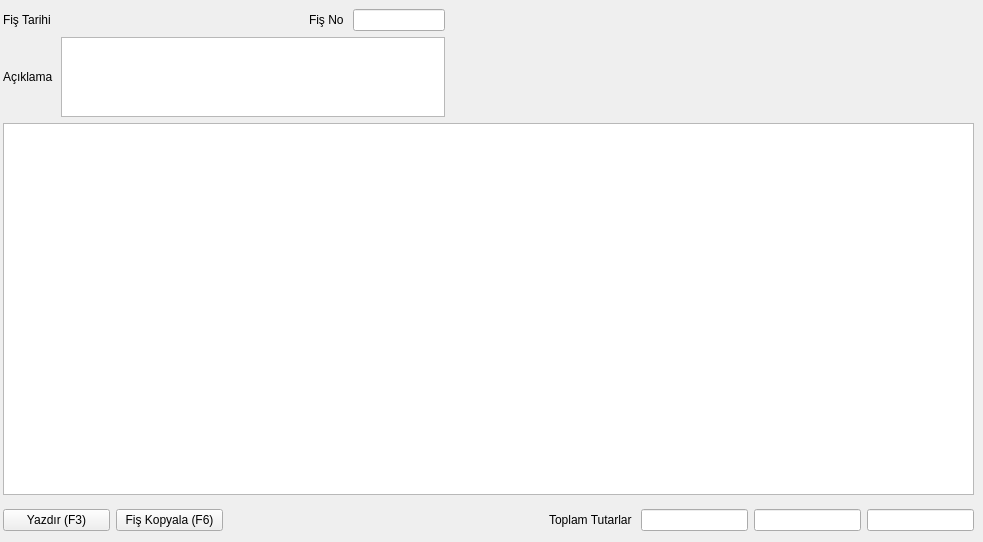
<?xml version="1.0" encoding="UTF-8"?>
<ui version="4.0">
 <class>ISL_DEFTERI_FISI</class>
 <widget class="QDialog" name="ISL_DEFTERI_FISI">
  <property name="windowModality">
   <enum>Qt::NonModal</enum>
  </property>
  <property name="geometry">
   <rect>
    <x>0</x>
    <y>0</y>
    <width>983</width>
    <height>542</height>
   </rect>
  </property>
  <property name="sizePolicy">
   <sizepolicy hsizetype="Expanding" vsizetype="Expanding">
    <horstretch>0</horstretch>
    <verstretch>0</verstretch>
   </sizepolicy>
  </property>
  <property name="windowTitle">
   <string>İşletme Defteri Fişi</string>
  </property>
  <layout class="QGridLayout" name="gridLayout_3" rowstretch="0,10,90,1" columnstretch="100,0">
   <property name="margin">
    <number>3</number>
   </property>
   <item row="0" column="0" colspan="2">
    <widget class="QWidget" name="navigation_button_widget" native="true">
     <property name="sizePolicy">
      <sizepolicy hsizetype="Expanding" vsizetype="Expanding">
       <horstretch>0</horstretch>
       <verstretch>0</verstretch>
      </sizepolicy>
     </property>
    </widget>
   </item>
   <item row="1" column="0">
    <layout class="QGridLayout" name="gridLayout_2" rowstretch="1,2" columnstretch="1,15,1,7,20,5,5,5,5">
     <item row="0" column="0">
      <widget class="QLabel" name="label_fis_tarihi">
       <property name="sizePolicy">
        <sizepolicy hsizetype="Fixed" vsizetype="Fixed">
         <horstretch>0</horstretch>
         <verstretch>0</verstretch>
        </sizepolicy>
       </property>
       <property name="text">
        <string>Fiş Tarihi </string>
       </property>
      </widget>
     </item>
     <item row="0" column="1">
      <widget class="QAdakDate" name="adakDate_fis_tarihi" native="true">
       <property name="sizePolicy">
        <sizepolicy hsizetype="Expanding" vsizetype="Fixed">
         <horstretch>0</horstretch>
         <verstretch>0</verstretch>
        </sizepolicy>
       </property>
       <property name="minimumSize">
        <size>
         <width>242</width>
         <height>0</height>
        </size>
       </property>
       <property name="maximumSize">
        <size>
         <width>240</width>
         <height>30</height>
        </size>
       </property>
       <property name="whatsThis">
        <string>Tarih WidgetÄ± </string>
       </property>
       <property name="QAdakDate" stdset="0">
        <rect>
         <x>0</x>
         <y>0</y>
         <width>100</width>
         <height>100</height>
        </rect>
       </property>
      </widget>
     </item>
     <item row="0" column="2">
      <widget class="QLabel" name="label_fis_no">
       <property name="sizePolicy">
        <sizepolicy hsizetype="Fixed" vsizetype="Fixed">
         <horstretch>0</horstretch>
         <verstretch>0</verstretch>
        </sizepolicy>
       </property>
       <property name="text">
        <string>Fiş No </string>
       </property>
      </widget>
     </item>
     <item row="0" column="3">
      <widget class="QLineEdit" name="line_edit_fis_no">
       <property name="sizePolicy">
        <sizepolicy hsizetype="Expanding" vsizetype="Fixed">
         <horstretch>0</horstretch>
         <verstretch>0</verstretch>
        </sizepolicy>
       </property>
      </widget>
     </item>
     <item row="1" column="0">
      <widget class="QLabel" name="label_aciklama">
       <property name="sizePolicy">
        <sizepolicy hsizetype="Fixed" vsizetype="Fixed">
         <horstretch>0</horstretch>
         <verstretch>0</verstretch>
        </sizepolicy>
       </property>
       <property name="text">
        <string>Açıklama</string>
       </property>
      </widget>
     </item>
     <item row="1" column="1" colspan="3">
      <widget class="QLimitedTextEdit" name="limitedTextEdit">
       <property name="sizePolicy">
        <sizepolicy hsizetype="Expanding" vsizetype="Fixed">
         <horstretch>0</horstretch>
         <verstretch>0</verstretch>
        </sizepolicy>
       </property>
       <property name="maximumSize">
        <size>
         <width>16777215</width>
         <height>80</height>
        </size>
       </property>
      </widget>
     </item>
     <item row="1" column="5">
      <spacer name="horizontalSpacer_4">
       <property name="orientation">
        <enum>Qt::Horizontal</enum>
       </property>
       <property name="sizeHint" stdset="0">
        <size>
         <width>40</width>
         <height>20</height>
        </size>
       </property>
      </spacer>
     </item>
     <item row="1" column="4">
      <spacer name="horizontalSpacer_6">
       <property name="orientation">
        <enum>Qt::Horizontal</enum>
       </property>
       <property name="sizeHint" stdset="0">
        <size>
         <width>40</width>
         <height>20</height>
        </size>
       </property>
      </spacer>
     </item>
     <item row="1" column="6">
      <spacer name="horizontalSpacer_2">
       <property name="orientation">
        <enum>Qt::Horizontal</enum>
       </property>
       <property name="sizeHint" stdset="0">
        <size>
         <width>40</width>
         <height>20</height>
        </size>
       </property>
      </spacer>
     </item>
     <item row="1" column="7">
      <spacer name="horizontalSpacer_5">
       <property name="orientation">
        <enum>Qt::Horizontal</enum>
       </property>
       <property name="sizeHint" stdset="0">
        <size>
         <width>40</width>
         <height>20</height>
        </size>
       </property>
      </spacer>
     </item>
     <item row="1" column="8">
      <spacer name="horizontalSpacer_7">
       <property name="orientation">
        <enum>Qt::Horizontal</enum>
       </property>
       <property name="sizeHint" stdset="0">
        <size>
         <width>40</width>
         <height>20</height>
        </size>
       </property>
      </spacer>
     </item>
    </layout>
   </item>
   <item row="2" column="0">
    <widget class="QTableWidget" name="tablewidget_isletme_defteri"/>
   </item>
   <item row="3" column="0">
    <layout class="QGridLayout" name="gridLayout" columnstretch="10,10,10,20,10,10,10,10">
     <item row="0" column="0">
      <widget class="QPushButton" name="Button_yazdir">
       <property name="sizePolicy">
        <sizepolicy hsizetype="Expanding" vsizetype="Fixed">
         <horstretch>0</horstretch>
         <verstretch>0</verstretch>
        </sizepolicy>
       </property>
       <property name="focusPolicy">
        <enum>Qt::NoFocus</enum>
       </property>
       <property name="text">
        <string>Yazdır (F3)</string>
       </property>
       <property name="icon">
        <iconset resource="../e9_icons.qrc">
         <normaloff>:/e9_icons/E9_ICONS/yazdir_ikonu.png</normaloff>:/e9_icons/E9_ICONS/yazdir_ikonu.png</iconset>
       </property>
       <property name="iconSize">
        <size>
         <width>32</width>
         <height>32</height>
        </size>
       </property>
       <property name="shortcut">
        <string>F3</string>
       </property>
       <property name="checkable">
        <bool>false</bool>
       </property>
       <property name="checked">
        <bool>false</bool>
       </property>
       <property name="autoRepeat">
        <bool>false</bool>
       </property>
       <property name="autoDefault">
        <bool>false</bool>
       </property>
       <property name="default">
        <bool>false</bool>
       </property>
       <property name="flat">
        <bool>false</bool>
       </property>
      </widget>
     </item>
     <item row="0" column="1">
      <widget class="QPushButton" name="button_fis_kopyala">
       <property name="sizePolicy">
        <sizepolicy hsizetype="Expanding" vsizetype="Fixed">
         <horstretch>0</horstretch>
         <verstretch>0</verstretch>
        </sizepolicy>
       </property>
       <property name="focusPolicy">
        <enum>Qt::NoFocus</enum>
       </property>
       <property name="text">
        <string>Fiş Kopyala (F6)</string>
       </property>
       <property name="icon">
        <iconset resource="../e9_icons.qrc">
         <normaloff>:/e9_icons/E9_ICONS/isl_fis_kopyala.png</normaloff>:/e9_icons/E9_ICONS/isl_fis_kopyala.png</iconset>
       </property>
       <property name="iconSize">
        <size>
         <width>32</width>
         <height>32</height>
        </size>
       </property>
       <property name="shortcut">
        <string>F6</string>
       </property>
       <property name="autoDefault">
        <bool>false</bool>
       </property>
       <property name="default">
        <bool>false</bool>
       </property>
      </widget>
     </item>
     <item row="0" column="2">
      <spacer name="horizontalSpacer">
       <property name="orientation">
        <enum>Qt::Horizontal</enum>
       </property>
       <property name="sizeHint" stdset="0">
        <size>
         <width>9</width>
         <height>38</height>
        </size>
       </property>
      </spacer>
     </item>
     <item row="0" column="3">
      <spacer name="horizontalSpacer_3">
       <property name="orientation">
        <enum>Qt::Horizontal</enum>
       </property>
       <property name="sizeHint" stdset="0">
        <size>
         <width>40</width>
         <height>20</height>
        </size>
       </property>
      </spacer>
     </item>
     <item row="0" column="4">
      <widget class="QLabel" name="label_sayfa_bedel_toplami">
       <property name="sizePolicy">
        <sizepolicy hsizetype="Fixed" vsizetype="Fixed">
         <horstretch>0</horstretch>
         <verstretch>0</verstretch>
        </sizepolicy>
       </property>
       <property name="font">
        <font>
         <stylestrategy>PreferDefault</stylestrategy>
        </font>
       </property>
       <property name="text">
        <string>Toplam Tutarlar </string>
       </property>
      </widget>
     </item>
     <item row="0" column="5">
      <widget class="QCommaEdit" name="CommaEdit_kdv_haric_tutar">
       <property name="sizePolicy">
        <sizepolicy hsizetype="Expanding" vsizetype="Fixed">
         <horstretch>0</horstretch>
         <verstretch>0</verstretch>
        </sizepolicy>
       </property>
       <property name="focusPolicy">
        <enum>Qt::NoFocus</enum>
       </property>
       <property name="toolTip">
        <string>KDV Hariç Tutar</string>
       </property>
       <property name="readOnly">
        <bool>true</bool>
       </property>
      </widget>
     </item>
     <item row="0" column="6">
      <widget class="QCommaEdit" name="CommaEdit_kdv_tutari">
       <property name="sizePolicy">
        <sizepolicy hsizetype="Expanding" vsizetype="Fixed">
         <horstretch>0</horstretch>
         <verstretch>0</verstretch>
        </sizepolicy>
       </property>
       <property name="focusPolicy">
        <enum>Qt::NoFocus</enum>
       </property>
       <property name="toolTip">
        <string>KDV Tutarı</string>
       </property>
       <property name="readOnly">
        <bool>true</bool>
       </property>
      </widget>
     </item>
     <item row="0" column="7">
      <widget class="QCommaEdit" name="CommaEdit_toplam_tutar">
       <property name="sizePolicy">
        <sizepolicy hsizetype="Expanding" vsizetype="Fixed">
         <horstretch>0</horstretch>
         <verstretch>0</verstretch>
        </sizepolicy>
       </property>
       <property name="focusPolicy">
        <enum>Qt::NoFocus</enum>
       </property>
       <property name="toolTip">
        <string>Toplam Tutar</string>
       </property>
       <property name="readOnly">
        <bool>true</bool>
       </property>
      </widget>
     </item>
    </layout>
   </item>
  </layout>
  <action name="action_satir_ekle">
   <property name="text">
    <string>Satır Ekle</string>
   </property>
  </action>
  <action name="action_satir_sil">
   <property name="text">
    <string>Satır Sil</string>
   </property>
  </action>
  <action name="action_satiri_tamamla">
   <property name="text">
    <string>Satiri Tamamla</string>
   </property>
   <property name="toolTip">
    <string>Satırdaki eksik bilgileri tamamlar.</string>
   </property>
   <property name="shortcut">
    <string>Ctrl+T</string>
   </property>
  </action>
 </widget>
 <customwidgets>
  <customwidget>
   <class>QAdakDate</class>
   <extends>QWidget</extends>
   <header>QAdakDate.h</header>
  </customwidget>
  <customwidget>
   <class>QCommaEdit</class>
   <extends>QLineEdit</extends>
   <header>QCommaEdit.h</header>
  </customwidget>
  <customwidget>
   <class>QLimitedTextEdit</class>
   <extends>QTextEdit</extends>
   <header>QLimitedTextEdit.h</header>
  </customwidget>
 </customwidgets>
 <tabstops>
  <tabstop>adakDate_fis_tarihi</tabstop>
  <tabstop>line_edit_fis_no</tabstop>
  <tabstop>limitedTextEdit</tabstop>
  <tabstop>tablewidget_isletme_defteri</tabstop>
  <tabstop>Button_yazdir</tabstop>
  <tabstop>button_fis_kopyala</tabstop>
  <tabstop>CommaEdit_kdv_haric_tutar</tabstop>
  <tabstop>CommaEdit_kdv_tutari</tabstop>
  <tabstop>CommaEdit_toplam_tutar</tabstop>
 </tabstops>
 <resources>
  <include location="../e9_icons.qrc"/>
 </resources>
 <connections/>
</ui>
